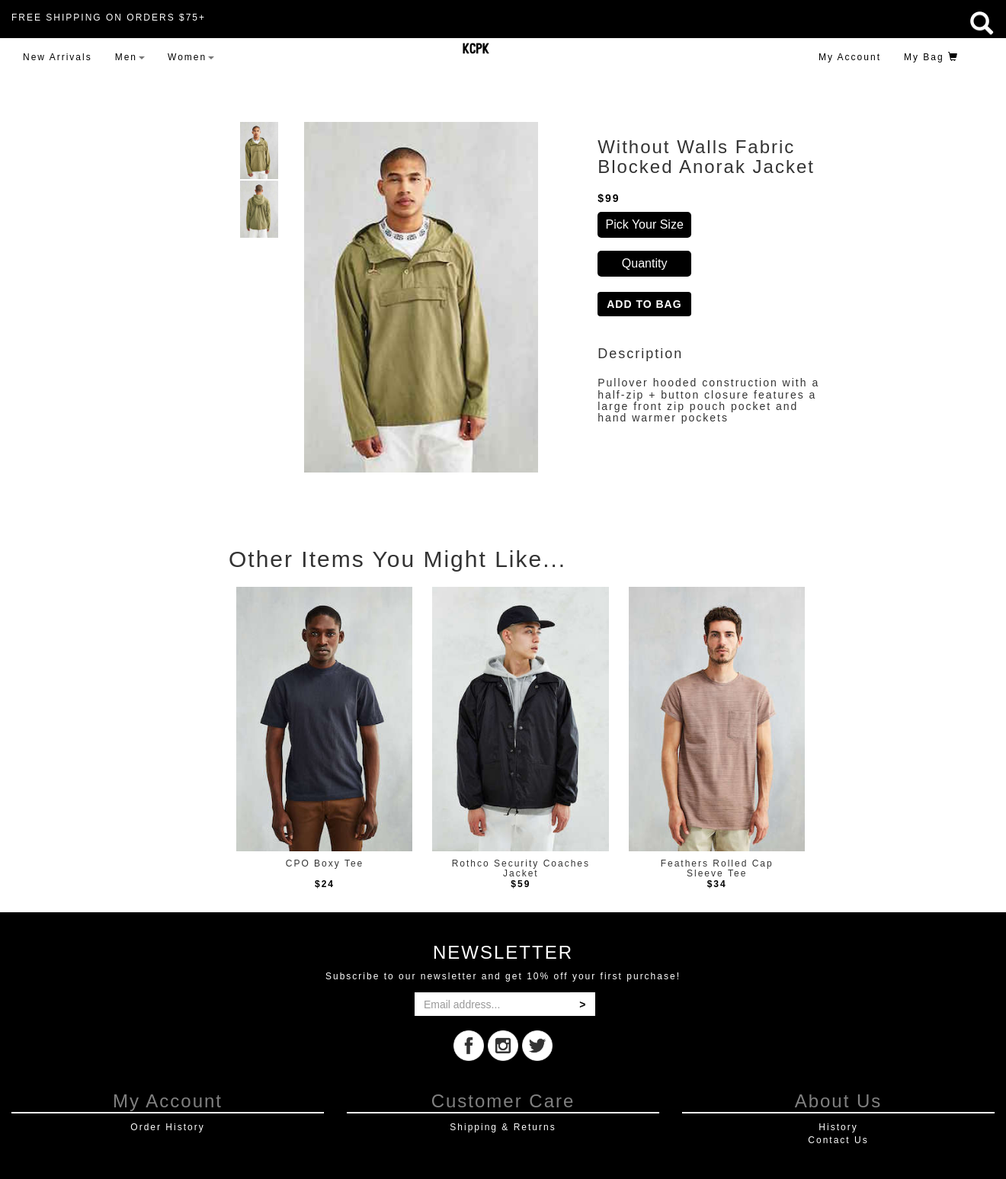
Screenshot of /itemDetails/11 with the database file from the repository.
### tables this page shows
CREATE TABLE `products` (
  `id` int(11) NOT NULL AUTO_INCREMENT,
  `name` varchar(45) DEFAULT NULL,
  `gender` varchar(45) DEFAULT NULL,
  `description` varchar(255) DEFAULT NULL,
  `price` float DEFAULT NULL,
  `type` varchar(45) DEFAULT NULL,
  `color` varchar(45) DEFAULT NULL,
  `created_at` datetime DEFAULT NULL,
  `updated_at` datetime DEFAULT NULL,
  `front_image_filename` varchar(45) DEFAULT NULL,
  `back_image_filename` varchar(45) DEFAULT NULL,
  PRIMARY KEY (`id`)
);

### application/controllers/Products.php (called while the page is built, shortened)
<?php
class Products extends CI_Controller {
	function itemDetails($itemID){
		$this->load->model('Product');
		$currentItems['itemInfo'] = $this->Product->getItemInfo($itemID);
		$currentItems['items']= $this->Product->getRandomItems($currentItems['itemInfo']['gender']);
		$this->load->view('itempage', $currentItems);
	}
}

### index.php (called while the page is built, shortened)
<?php
require_once BASEPATH.'core/CodeIgniter.php';

### application/models/Product.php (called while the page is built, shortened)
<?php
class Product extends CI_Model {
	public function getItemInfo($itemID)
	{
		$query = "SELECT * FROM products WHERE products.id = ?";
		return $this->db->query($query,$itemID)->row_array();
	}
    public function getRandomItems($id){
    	$query = "SELECT * FROM products WHERE gender = ? ORDER BY RAND() LIMIT 3";
    	return $this->db->query($query, $id)->result_array();
    }
}

### application/views/itempage.php (the view, shortened to what this page needs)
<!DOCTYPE html>
<html>
<head>
	<link rel="stylesheet" href="https:/.bootstrapcdn.com/bootstrap/3.3.6/css/bootstrap.min.css">
	<link rel="stylesheet" href="https://maxcdn.bootstrapcdn.com/bootstrap/3.3.6/css/bootstrap-theme.min.css">
</head>
<body>
	<div id="container">
		<div id="thumbs" class='col-md-1'>
			<img id='T1F' src="/assets/currentProducts/<?= $itemInfo['front_image_filename']?>">
			<img id='T1B' src="/assets/currentProducts/<?= $itemInfo['back_image_filename']?>">
		</div>
		<div id='leftside' class='col-md-1'>
			<img id='MT1' src="/assets/currentProducts/<?= $itemInfo['front_image_filename']?>" height='460'>
		</div>
		<div id="rightside">
			<h3><?= $itemInfo['name']?></h3>
			<h5><p class='bold'>$<?= $itemInfo['price'] ?></p></h5>
			<form id = 'cart' action='/products/add_to_cart' method='post'>
				<div id="sizes">
      				<select name ='size' form = 'cart'>
      					<option class="btn btn--lg btn--full u-no-wrap u-padding-l--none u-padding-r--none">Pick Your Size</option>
      				</select>
				</div><br>
				<div id="quantity">
      				<select name = 'quantity' form = 'cart'>
      					<option class="btn btn--lg btn--full u-no-wrap u-padding-l--none u-padding-r--none">Quantity</option>
  					</select>
				</div>
				<input id="addtobagbutton" class="btn btn--lg btn--full u-no-wrap u-padding-l--none u-padding-r--none" type="submit" value="ADD TO BAG" onclick="" style="overflow: visible;">
			</form>
			<div id='description'>
				<h4>Description</h4>
					<h5><?= $itemInfo['description']?></h5>
			</div>
		</div>
		<div id="bottom">
			<h2>Other Items You Might Like...</h2>
			<?php
			foreach($items as $randomItem) {
			?>
			<div class="extra">
				<a href="/itemDetails/<?=$randomItem['id']?>"><img id='<?= $randomItem['id'] ?>' class='suggest' src="/assets/currentProducts/<?= $randomItem['front_image_filename']?>" data-alt-src='/assets/currentProducts/<?= $randomItem['back_image_filename']?>'></a>
				<h6><?= $randomItem['name'] ?></h6>
				<p class='bold'>$<?= $randomItem['price'] ?></p>
			</div>
			<?php
			}
			?>
		</div>
	</div>
</body>
</html>

### assets/home_view_style.css (style rules this page uses)
* { margin:0px; padding:0px; }
body { font-family: "Karla", Arial, Helvetica, sans-serif; font-size: 1.2em; letter-spacing: 2px; }
#container { margin-left:5%; }
p { color: black;z margin-left: 30px; }
a { color: white; }
body { padding: 10px 0px 0px; }
.btn { border: 3px solid black; border: 0 none; font-weight: 700; letter-spacing: 1px; background-color: white; text-transform: uppercase; }

### application/views/itempage.php (style rules this page uses)
* { padding:0px; margin:0px; }
#container { margin: 150px 0px 0px 300px; width:1010px; }
#leftside { width:400px; display:inline-block; vertical-align:top; }
#thumbs img { width:50px; height:auto; display:block; margin-bottom:2px; }
#rightside { width:450px; display:inline-block; vertical-align:top; }
#rightside h3 { font-style: normal; width:300px; }
h4, .btn-group, .click-nav, #addtobagbutton, h5 { margin-top:20px; }
h6 { height:15px; }
#addtobagbutton { background-color:black; color:white; }
#description { padding-top:20px; width:300px; text-align:left; }
#description h4, p { font-style: normal; }
#bottom { margin-top:150px; height: 400px; }
.extra { display:inline-block; height: 347px; width: 232px; text-align: center; margin: 10px; }
img { max-height: 100%; max-width: 100%; }
.suggest { margin-right:20px; }
.bold { font-weight: bold; }
#sizes select { background: black; color: white; border-radius:5px; width: 123px; padding: 5px; font-size: 16px; line-height: 1; border: 0; height: 34px; -webkit-appearance: none; }
#quantity select { background: black; color: white; border-radius:5px; width: 123px; padding: 5px; font-size: 16px; line-height: 1; border: 0; height: 34px; -webkit-appearance: none; }

### rows the page displays
products: front_image_filename (picture), back_image_filename (picture), name "Without Walls Fabric Blocked Anorak Jacket", price "99", description "Pullover hooded construction with a half-zip + button closure features a large front zip pouch pocket and hand warmer pockets"
products: front_image_filename (picture), name "CPO Boxy Tee", price "24"
products: front_image_filename (picture), name "Rothco Security Coaches Jacket", price "59"
products: front_image_filename (picture), name "Feathers Rolled Cap Sleeve Tee", price "34"
